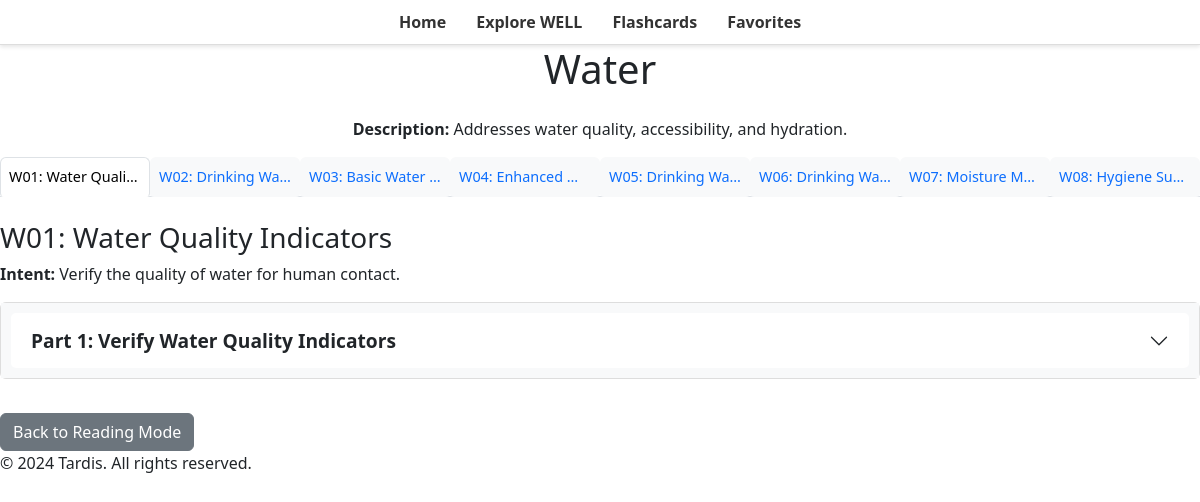
Screenshot of /reading-mode/concept/2 with the database file from the repository.
### reading_mode/models.py (models this page shows)
class Concept_class(db.Model):
    __tablename__ = 'concepts_table'
    id = db.Column(db.Integer, primary_key=True)
    name = db.Column(db.String(255), nullable=False, unique=True)
    description = db.Column(db.Text)
    features = db.relationship('Feature_class', backref='concept', lazy=True)

class Feature_class(db.Model):
    __tablename__ = 'features_table'
    id = db.Column(db.Integer, primary_key=True)
    concept_id = db.Column(db.Integer, db.ForeignKey('concepts_table.id'), nullable=False, index=True)
    name = db.Column(db.String(255), nullable=False)
    intent = db.Column(db.Text, nullable=True)
    parts = db.relationship('FeaturePart_class', backref='feature', lazy=True)

class FeaturePart_class(db.Model):
    __tablename__ = 'feature_parts_table'
    id = db.Column(db.Integer, primary_key=True)
    feature_id = db.Column(db.Integer, db.ForeignKey('features_table.id'), nullable=False)
    part = db.Column(db.String(255))
    space = db.Column(db.String(255))
    option = db.Column(db.String(255))
    requirement = db.Column(db.String(255))

### reading_mode/routes.py (the view)
@reading_mode_bp.route('/concept/<int:concept_id>')
def concept_details(concept_id):
    concept = Concept_class.query.get_or_404(concept_id)
    features = Feature_class.query.filter_by(concept_id=concept_id).all()
    '''
    # Debugging to confirm retrieved data
    print(f"Concept: {concept.name}")
    print(f"Features: {features}")
    '''
    feature_data = []
    for feature in features:
        parts = [
            {
                "part": part.part,
                "space": part.space,
                "option": part.option,
                "requirement": part.requirement,
            }
            for part in feature.parts
        ]
        feature_data.append({"name": feature.name, "intent": feature.intent, "parts": parts})
    grouped_data = {concept.name: feature_data}
    '''
    # Debugging to confirm grouped_data structure
    # Debugging output
    print(f"Concept: {concept.name}")
    print(f"Feature Data: {feature_data}")
    '''
    return render_template('reading_mode/concept_details.html', concept=concept, features=feature_data)

### reading_mode/templates/reading_mode/concept_details.html (shortened to what this page needs)
{% extends 'base.html' %}
{% block content %}
<h1 class="text-center mb-4">{{ concept.name }}</h1>
<p class="text-center"><strong>Description:</strong> {{ concept.description }}</p>
{% if features and features|length > 0 %}
<ul class="nav nav-tabs mb-4" id="featureTabs" role="tablist" style="display: flex; flex-wrap: wrap;">
    {% for feature in features %}
    <li class="nav-item" role="presentation" style="flex: 1 1 auto; max-width: 150px;">
        <button class="nav-link {% if loop.first %}active{% endif %}"
                id="feature-{{ feature.name|replace(' ', '-') }}-tab"
                data-bs-toggle="tab"
                data-bs-target="#feature-{{ feature.name|replace(' ', '-') }}"
                type="button"
                role="tab"
                aria-controls="feature-{{ feature.name|replace(' ', '-') }}"
                aria-selected="{{ 'true' if loop.first else 'false' }}">
            <span class="tab-text" title="{{ feature.name }}">{{ feature.name }}</span>
        </button>
    </li>
    {% endfor %}
</ul>
<div class="tab-content" id="featureTabContent">
    {% for feature in features %}
    <div class="tab-pane fade {% if loop.first %}show active{% endif %}"
         id="feature-{{ feature.name|replace(' ', '-') }}"
         role="tabpanel"
         aria-labelledby="feature-{{ feature.name|replace(' ', '-') }}-tab">
        <h3>{{ feature.name }}</h3>
        <p><strong>Intent:</strong> {{ feature.intent }}</p>
        <div class="accordion" id="accordion-{{ feature.name|replace(' ', '-') }}">
            {% for part in feature.parts %}
            <div class="accordion-item">
                <h2 class="accordion-header" id="heading-{{ loop.index }}">
                    <button class="accordion-button collapsed"
                            type="button"
                            data-bs-toggle="collapse"
                            data-bs-target="#collapse-{{ loop.index }}"
                            aria-expanded="false"
                            aria-controls="collapse-{{ loop.index }}">
                        {{ part.part }}
                    </button>
                </h2>
            </div>
            {% endfor %}
        </div>
    </div>
    {% endfor %}
</div>
{% else %}
<p>No features available for this concept.</p>
{% endif %}
<a href="{{ url_for('reading_mode.reading_mode_home') }}" class="btn btn-secondary mt-4">Back to Reading Mode</a>
{% endblock %}

### static/css/style.css (style rules this page uses)
body { font-family: 'Inter', sans-serif; color: #333; background-color: #f5f5f5; margin: 0; padding: 0; line-height: 1.6; }
.accordion-button { font-weight: bold; color: #007bff; }
.accordion-button::after { transform: rotate(90deg); }
.accordion-button.collapsed { color: #212529; }
.accordion-button.collapsed::after { transform: rotate(0deg); }
.accordion .accordion-item { border: 1px solid #ddd; border-radius: 5px; margin-bottom: 10px; }
.accordion .accordion-header { background-color: #f8f9fa; font-weight: bold; padding: 10px; }
.accordion .accordion-button { font-size: 1.2rem; }
.btn { display: inline-block; padding: 10px 20px; font-size: 16px; text-decoration: none; color: white; background-color: #007bff; border-radius: 5px; border: none; cursor: pointer; text-align: center; }
.nav-tabs .nav-item { flex: 1; }
.nav-tabs .nav-link { display: flex; justify-content: center; align-items: center; text-align: center; white-space: nowrap; overflow: hidden; text-overflow: ellipsis; max-width: 100%; background-color: #f8f9fa; border: 1px solid #ddd; border-radius: 0.25rem 0.25rem 0 0; padding: 0.5rem; transition: background-color 0.2s, color 0.2s; }
.nav-tabs .nav-link.active { background-color: #007bff; color: #fff; border-color: #007bff #007bff #fff; }
.nav-tabs { display: flex; flex-wrap: wrap; }
.nav-tabs .nav-item { flex: 1 1 auto; max-width: 150px; text-align: center; }
.nav-tabs .nav-link { display: block; white-space: nowrap; text-overflow: ellipsis; overflow: hidden; background-color: #f8f9fa; border: 1px solid #ddd; border-radius: 0.25rem; transition: background-color 0.2s, color 0.2s; font-size: 0.9rem; padding: 0.5rem; cursor: pointer; }

### rows the page displays
Concept_class: name "Water", description "Addresses water quality, accessibility, and hydration."
Feature_class: name "W01: Water Quali…", name "W01: Water Quality Indicators", intent "Verify the quality of water for human contact."
Feature_class: name "W02: Drinking Wa…"
Feature_class: name "W03: Basic Water…"
Feature_class: name "W04: Enhanced…"
Feature_class: name "W05: Drinking Wa…"
Feature_class: name "W06: Drinking Wa…"
Feature_class: name "W07: Moisture M…"
Feature_class: name "W08: Hygiene Su…"
FeaturePart_class: part "Part 1: Verify Water Quality Indicators"
